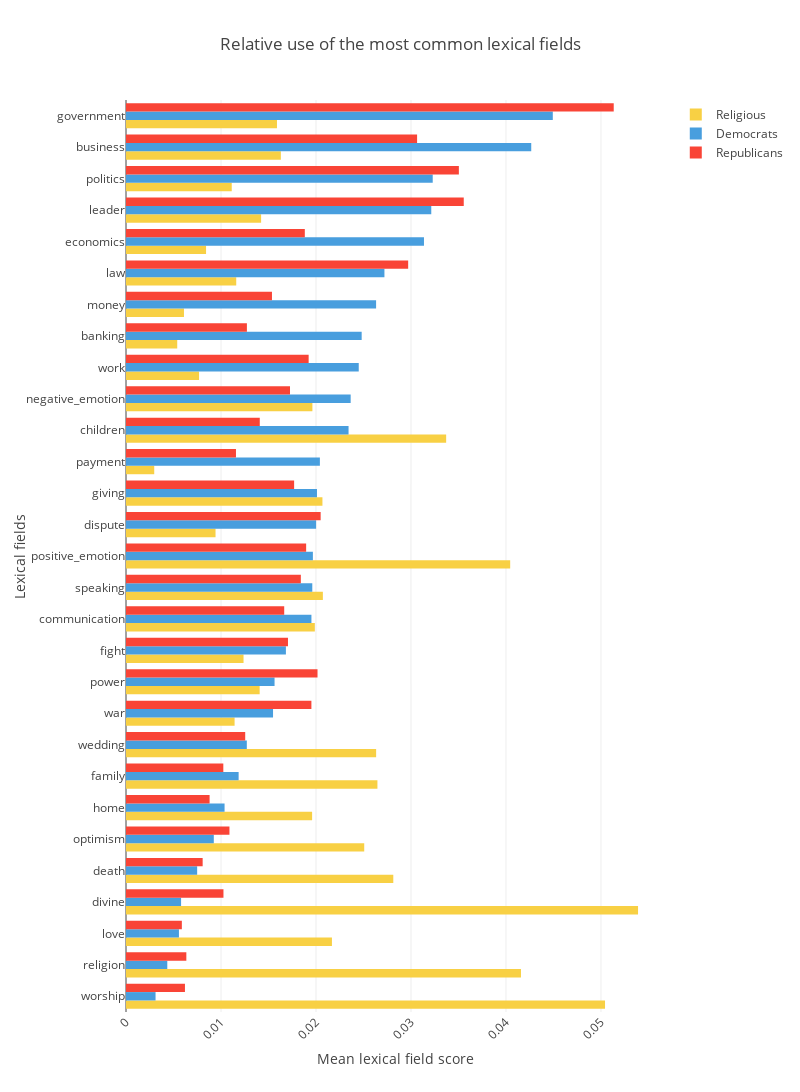

Here is the notebook cell this chart was saved with:
### Markdown cell above
### Horizontal bar plots

### Code cell
#15 most common lexical fields
temp_df = categories_df.copy().T 
temp_df.reset_index(inplace=True)
#number of quotes to keep per category
N = 15
#we isolate the 15 most common lexical fields from our three categories:
temp_df = temp_df.sort_values(by=['Republicans'],  ascending=False, ignore_index=True)
Rep_LFs = temp_df.loc[:N-1,'index'].values
temp_df = temp_df.sort_values(by=['Democrats'],  ascending=False, ignore_index=True)
Dem_LFs = temp_df.loc[:N-1,'index'].values
temp_df = temp_df.sort_values(by=['Religious'],  ascending=False, ignore_index=True)
Rel_LFs = temp_df.loc[:N-1,'index'].values

#we remove dupplicates:
most_common_LFs = np.concatenate([Rep_LFs, Dem_LFs, Rel_LFs])
most_common_LFs = np.array(most_common_LFs).ravel()
most_common_LFs = np.unique(most_common_LFs)

temp_categories_df = categories_df.copy().T
temp_categories_df = temp_categories_df.loc[most_common_LFs]
temp_categories_df.reset_index(inplace=True)
temp_categories_df = temp_categories_df.sort_values(by=['Democrats', 'Republicans','Religious'],  ascending=True)
temp_categories_df = temp_categories_df.melt(id_vars='index')

categories = temp_categories_df.index

fig = go.Figure()
fig.add_trace(go.Bar(
    x=temp_categories_df.query('variable == "Religious"').value,
    y=temp_categories_df.query('variable == "Religious"')['index'],
    orientation='h',
    name='Religious',
    marker_color='#f8d044' 
))

fig.add_trace(go.Bar(
    x=temp_categories_df.query('variable == "Democrats"').value,
    y=temp_categories_df.query('variable == "Democrats"')['index'],
    orientation='h',
    name='Democrats',
    marker_color='#489ede'
))

fig.add_trace(go.Bar(
    x=temp_categories_df.query('variable == "Republicans"').value,
    y=temp_categories_df.query('variable == "Republicans"')['index'],
    orientation='h',
    name='Republicans',
    marker_color='#f94436' 
))

# Here we modify the tickangle of the xaxis, resulting in rotated labels.
fig.update_layout(
    barmode='group', 
    xaxis_tickangle=-45,
    width=800,
    height=1500,
    xaxis_title='Mean lexical field score',
    yaxis_title='Lexical fields',
    title='Relative use of the most common lexical fields',
    #font=dict(size=10),
    template=None,
    showlegend=True)
fig.update_yaxes(automargin=True)

fig.show()

fig.write_html("../output/horizontal_bar_plot.html")

### Figure 1 — Plotly figure (JSON) as saved in the notebook; plotly's stock layout.template omitted (floating-point values rounded to 4 significant figures)
{"data": [{"marker": {"color": "#f8d044"}, "name": "Religious", "orientation": "h", "type": "bar", "x": [0.05043, 0.04158, 0.02168, 0.0539, 0.02814, 0.02508, 0.01959, 0.02647, 0.02633, 0.01143, 0.01407, 0.01237, 0.01988, 0.02072, 0.04044, 0.009424, 0.02068, 0.002972, 0.0337, 0.01962, 0.007693, 0.005393, 0.006103, 0.01161, 0.008427, 0.01422, 0.01113, 0.0163, 0.01589], "y": ["worship", "religion", "love", "divine", "death", "optimism", "home", "family", "wedding", "war", "power", "fight", "communication", "speaking", "positive_emotion", "dispute", "giving", "payment", "children", "negative_emotion", "work", "banking", "money", "law", "economics", "leader", "politics", "business", "government"]}, {"marker": {"color": "#489ede"}, "name": "Democrats", "orientation": "h", "type": "bar", "x": [0.003111, 0.004347, 0.005573, 0.005798, 0.007491, 0.009242, 0.01038, 0.01186, 0.01272, 0.01548, 0.01564, 0.01683, 0.01952, 0.01961, 0.01967, 0.02001, 0.0201, 0.02041, 0.02343, 0.02365, 0.0245, 0.02481, 0.02633, 0.0272, 0.03137, 0.03214, 0.03229, 0.04266, 0.04493], "y": ["worship", "religion", "love", "divine", "death", "optimism", "home", "family", "wedding", "war", "power", "fight", "communication", "speaking", "positive_emotion", "dispute", "giving", "payment", "children", "negative_emotion", "work", "banking", "money", "law", "economics", "leader", "politics", "business", "government"]}, {"marker": {"color": "#f94436"}, "name": "Republicans", "orientation": "h", "type": "bar", "x": [0.006207, 0.006352, 0.00588, 0.01026, 0.00807, 0.01089, 0.0088, 0.01024, 0.01255, 0.01952, 0.02016, 0.01705, 0.01665, 0.0184, 0.01896, 0.02049, 0.0177, 0.01158, 0.01408, 0.01726, 0.01923, 0.01273, 0.01537, 0.0297, 0.01882, 0.03555, 0.03504, 0.03064, 0.05134], "y": ["worship", "religion", "love", "divine", "death", "optimism", "home", "family", "wedding", "war", "power", "fight", "communication", "speaking", "positive_emotion", "dispute", "giving", "payment", "children", "negative_emotion", "work", "banking", "money", "law", "economics", "leader", "politics", "business", "government"]}], "layout": {"barmode": "group", "height": 1500, "showlegend": true, "title": {"text": "Relative use of the most common lexical fields"}, "width": 800, "xaxis": {"tickangle": -45, "title": {"text": "Mean lexical field score"}}, "yaxis": {"automargin": true, "title": {"text": "Lexical fields"}}}}
